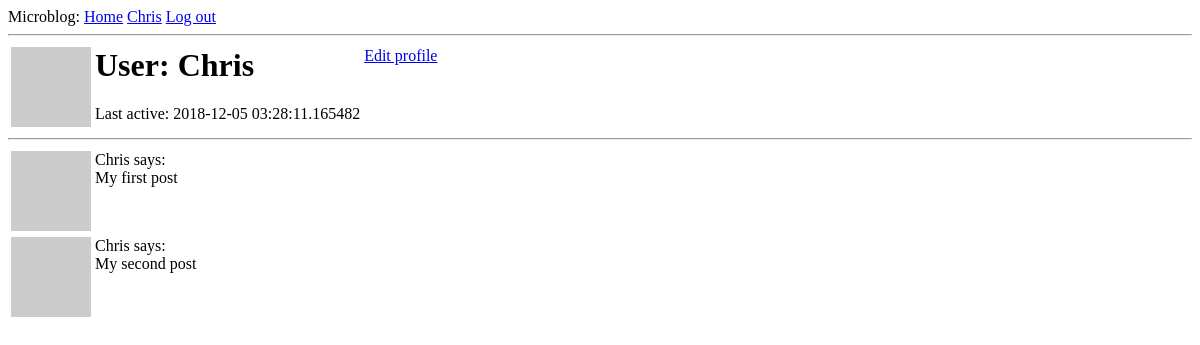
Before: /user/Chris (signed in) with the older database file.
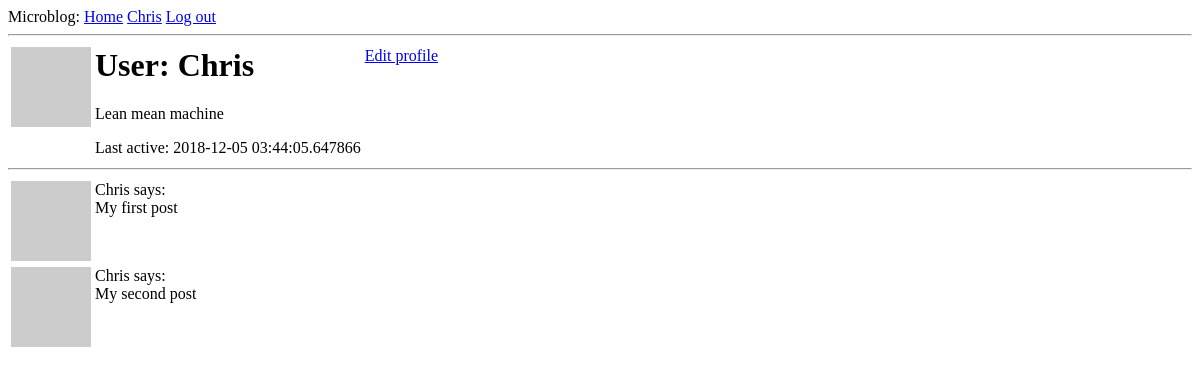
After: the same page with the newer database file.
### app/models.py (models this page shows, shortened)
class User(UserMixin, db.Model):
    id            = db.Column(db.Integer, primary_key = True)
    username      = db.Column(db.String(64), index = True, unique = True)
    email         = db.Column(db.String(128), index = True, unique = True)
    password_hash = db.Column(db.String(128))
    posts         = db.relationship('Post', backref = 'author', lazy = 'dynamic')
    about_me      = db.Column(db.String(50))
    last_seen     = db.Column(db.DateTime, default=datetime.utcnow)
    def avatar(self, size = 64):
        digest = md5(self.email.lower().encode('utf-8')).hexdigest()
        return('https://gravatar.com/avatar/{}?d=retro&s={}'.format(digest, size))

### app/routes.py (the view)
@app.route('/user/<username>')
@login_required
def user(username):
    user  = User.query.filter_by(username = username).first_or_404()
    posts = [
        {'author': user, 'body': 'My first post'},
        {'author': user, 'body': 'My second post'}
    ]
    return(render_template('user.html', user = user, posts = posts))

### app/models.py (called while the page is built)
@login.user_loader
def load_user(id):
    return User.query.get(int(id))

### app/routes.py (called while the page is built)
@app.before_request
def before_request():
    if current_user.is_authenticated:
        current_user.last_seen = datetime.utcnow()
        db.session.commit()

### app/templates/user.html
{% extends "base.html" %}
{% block content %}
  <table>
    <tr valign="top">
      <td><img src="{{ user.avatar() }}"></td>
      <td>
        <h1>User: {{ user.username }}</h1>
        {% if user.about_me %}<p>{{ user.about_me }}</p>{% endif %}
        {% if user.last_seen %}<p>Last active: {{ user.last_seen }}</p>{% endif %}
      </td>
      <td>
        {% if user == current_user %}
        <p><a href="{{ url_for('edit_profile') }}">Edit profile</a></p>
        {% endif %}
      </td>
    </tr>
  </table>
  <hr>
  {% for post in posts %}
    {% include "_post.html" %}
  {% endfor %}
{% endblock %}

### app/templates/base.html (shortened to what this page needs)
<html>
    <head>
    </head>
    <body>
        <div>
            Microblog:
            <a href="{{ url_for('index') }}">Home</a>
            {% if current_user.is_anonymous %}
            <a href="{{ url_for('login') }}">Login</a>
            {% else %}
            <a href="{{ url_for('user', username = current_user.username) }}">{{ current_user.username }}</a>
            <a href="{{ url_for('logout') }}">Log out</a>
            {% endif %}
        </div>
        <hr>
        {% block content %}{% endblock %}
    </body>
</html>

### app/templates/_post.html
<table>
    <tr valign="top">
        <td><img src="{{ post.author.avatar(36) }}"></td>
        <td>{{ post.author.username }} says:<br>{{ post.body }}</td>
    </tr>
</table>

Changed rows visible on the page:
changed User "Chris": about_me (not shown) → "Lean mean machine"; last_seen "2018-12-05 03:28:11.165482" → "2018-12-05 03:44:05.647866"
